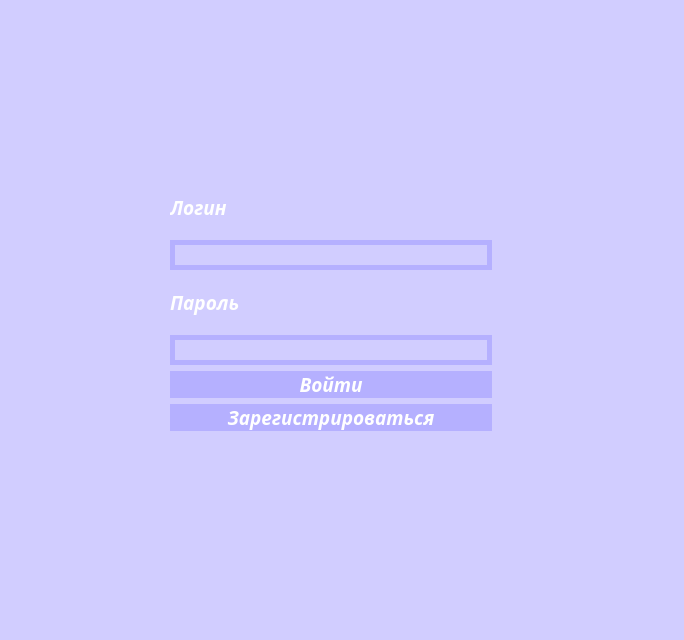
<?xml version="1.0" encoding="UTF-8"?>
<ui version="4.0">
 <class>MainWindow</class>
 <widget class="QMainWindow" name="MainWindow">
  <property name="geometry">
   <rect>
    <x>0</x>
    <y>0</y>
    <width>684</width>
    <height>640</height>
   </rect>
  </property>
  <property name="minimumSize">
   <size>
    <width>684</width>
    <height>640</height>
   </size>
  </property>
  <property name="maximumSize">
   <size>
    <width>687</width>
    <height>640</height>
   </size>
  </property>
  <property name="windowTitle">
   <string>MainWindow</string>
  </property>
  <property name="styleSheet">
   <string notr="true">background-color: rgb(175, 105, 255)</string>
  </property>
  <widget class="QWidget" name="centralwidget">
   <property name="styleSheet">
    <string notr="true">background-color: rgb(209, 205, 255)</string>
   </property>
   <widget class="QWidget" name="layoutWidget">
    <property name="geometry">
     <rect>
      <x>170</x>
      <y>180</y>
      <width>322</width>
      <height>251</height>
     </rect>
    </property>
    <layout class="QVBoxLayout" name="verticalLayout">
     <item>
      <widget class="QLabel" name="label_2">
       <property name="font">
        <font>
         <family>Lucida Sans Typewriter</family>
         <pointsize>14</pointsize>
         <weight>75</weight>
         <italic>true</italic>
         <bold>true</bold>
        </font>
       </property>
       <property name="styleSheet">
        <string notr="true">color:white</string>
       </property>
       <property name="text">
        <string>Логин</string>
       </property>
      </widget>
     </item>
     <item>
      <widget class="QLineEdit" name="lineEdit">
       <property name="font">
        <font>
         <family>Lucida Sans Typewriter</family>
         <pointsize>10</pointsize>
         <weight>75</weight>
         <italic>true</italic>
         <bold>true</bold>
        </font>
       </property>
       <property name="styleSheet">
        <string notr="true">background-color: rgb(209, 205, 255);
border: 5px solid rgb(181, 176, 255);
border-radius:30;
color:white;</string>
       </property>
       <property name="text">
        <string/>
       </property>
       <property name="alignment">
        <set>Qt::AlignLeading|Qt::AlignLeft|Qt::AlignVCenter</set>
       </property>
      </widget>
     </item>
     <item>
      <widget class="QLabel" name="label_3">
       <property name="font">
        <font>
         <family>Lucida Sans Typewriter</family>
         <pointsize>14</pointsize>
         <weight>75</weight>
         <italic>true</italic>
         <bold>true</bold>
        </font>
       </property>
       <property name="styleSheet">
        <string notr="true">color:white</string>
       </property>
       <property name="text">
        <string>Пароль</string>
       </property>
      </widget>
     </item>
     <item>
      <widget class="QLineEdit" name="lineEdit_2">
       <property name="font">
        <font>
         <family>Lucida Sans Typewriter</family>
         <pointsize>10</pointsize>
         <weight>75</weight>
         <italic>true</italic>
         <bold>true</bold>
        </font>
       </property>
       <property name="styleSheet">
        <string notr="true">background-color: rgb(209, 205, 255);
border: 5px solid rgb(181, 176, 255);
border-radius:30;
color:white;</string>
       </property>
       <property name="text">
        <string/>
       </property>
       <property name="alignment">
        <set>Qt::AlignLeading|Qt::AlignLeft|Qt::AlignVCenter</set>
       </property>
      </widget>
     </item>
     <item>
      <widget class="QPushButton" name="pushButton">
       <property name="font">
        <font>
         <family>Lucida Sans Typewriter</family>
         <pointsize>14</pointsize>
         <weight>75</weight>
         <italic>true</italic>
         <bold>true</bold>
        </font>
       </property>
       <property name="cursor">
        <cursorShape>PointingHandCursor</cursorShape>
       </property>
       <property name="styleSheet">
        <string notr="true">QPushButton{
color:rgb(255, 255, 255);
background-color:rgb(181, 176, 255);
border-radius:30;
}

QPushButton:pressed {
background-color:rgb(163, 78, 194);
}</string>
       </property>
       <property name="text">
        <string>Войти</string>
       </property>
      </widget>
     </item>
     <item>
      <widget class="QPushButton" name="pushButton_2">
       <property name="font">
        <font>
         <family>Lucida Sans Typewriter</family>
         <pointsize>14</pointsize>
         <weight>75</weight>
         <italic>true</italic>
         <bold>true</bold>
        </font>
       </property>
       <property name="cursor">
        <cursorShape>PointingHandCursor</cursorShape>
       </property>
       <property name="styleSheet">
        <string notr="true">QPushButton{
color:rgb(255, 255, 255);
background-color:rgb(181, 176, 255);
border-radius:30;
}

QPushButton:pressed {
background-color:rgb(163, 78, 194);
}</string>
       </property>
       <property name="text">
        <string>Зарегистрироваться</string>
       </property>
      </widget>
     </item>
    </layout>
   </widget>
  </widget>
 </widget>
 <resources/>
 <connections/>
</ui>
